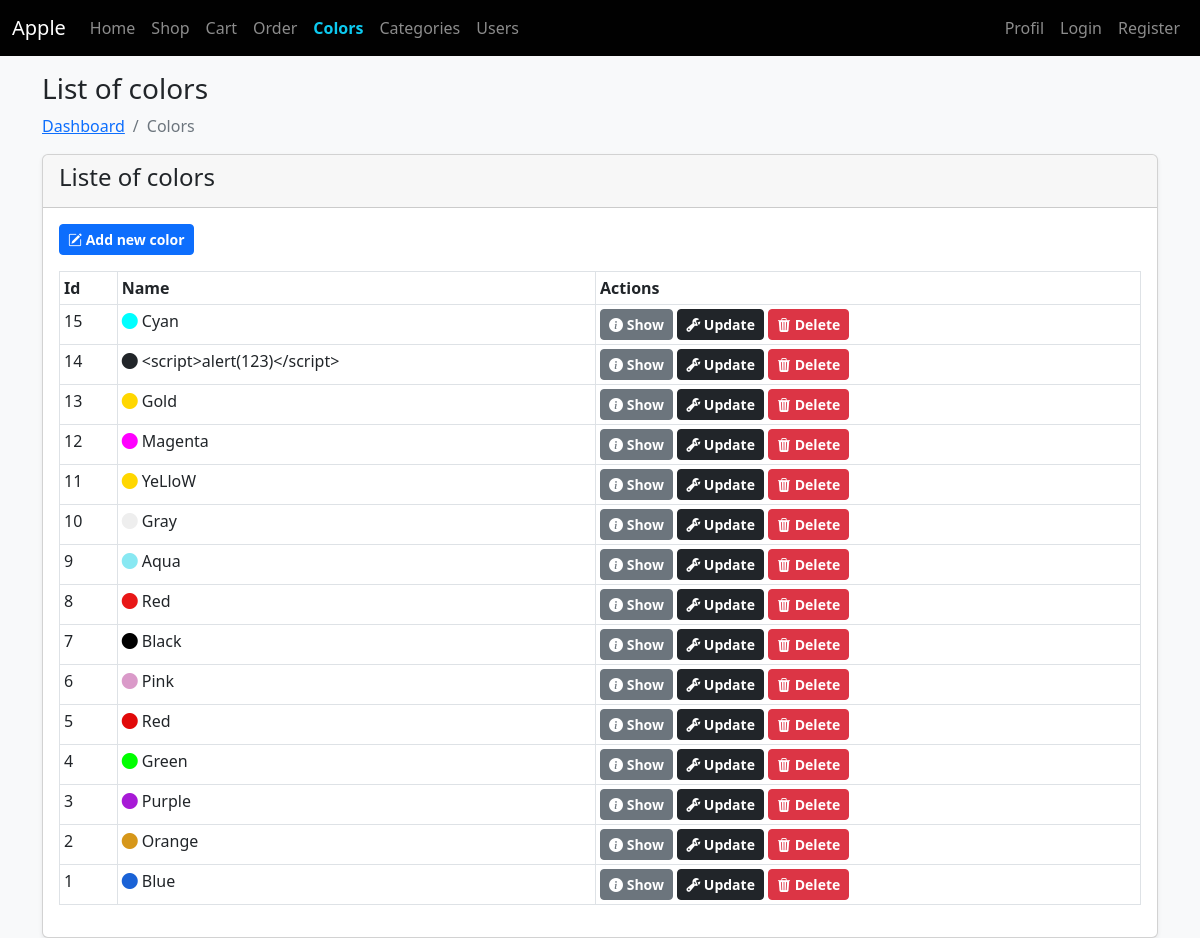
/colors.php, run on an earlier commit of the app's database.
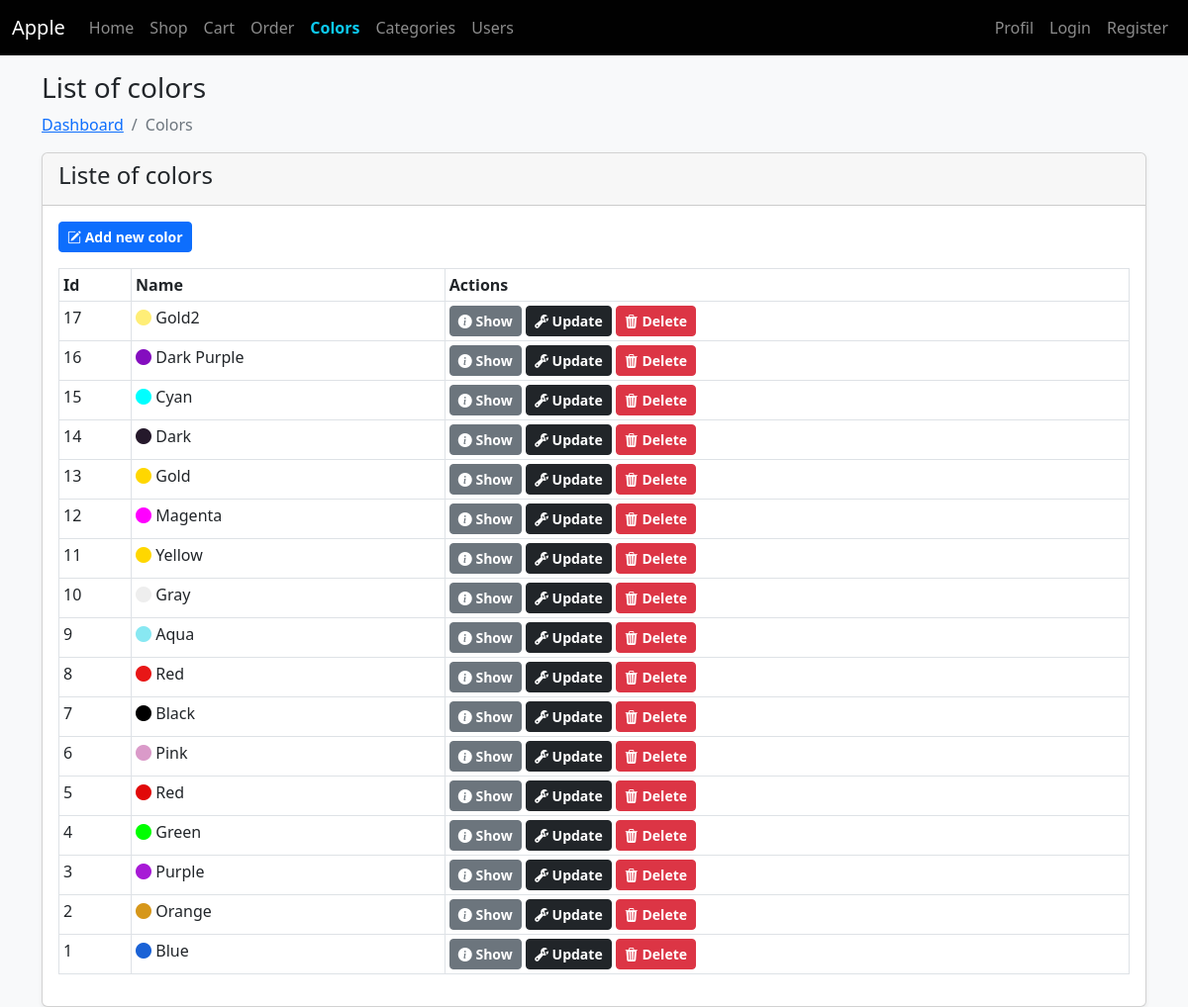
And on a later commit of the database.
### tables this page shows
CREATE TABLE `colors` (
  `id` int(11) NOT NULL,
  `name` varchar(255) DEFAULT NULL,
  `hex` varchar(10) DEFAULT NULL,
  `created_at` timestamp NOT NULL DEFAULT current_timestamp(),
  `updated_at` timestamp NOT NULL DEFAULT current_timestamp() ON UPDATE current_timestamp(),
  `deleted_at` timestamp NULL DEFAULT NULL
);

### colors.php (the view, shortened to what this page needs)
<?php
require_once "database/database.php";
$colors = $db->query("SELECT * FROM colors WHERE deleted_at IS NULL ORDER BY id DESC")->fetchAll();
?>
<!doctype html>
<html lang="en">
<head>
    <?php include "body/head.php"; ?>
</head>
<body class="bg-light">
    <header>
        <?php include "body/nav.php"; ?>
    </header>
    <main class="container">
        <h3 class="mt-3">
            List of colors
        </h3>
        <nav aria-label="breadcrumb my-3">
            <ol class="breadcrumb">
                <li class="breadcrumb-item"><a href="dashboard.php">Dashboard</a></li>
                <li class="breadcrumb-item active" aria-current="page">Colors</li>
            </ol>
        </nav>
        <div class="card shadow-sm">
            <div class="card-header">
                <h4>Liste of colors</h4>
            </div>
            <div class="card-body">
                <a href="color_add.php" class="btn btn-primary btn-sm fw-bold mb-3">
                    <i class="bi bi-pencil-square"></i>
                    Add new color
                </a>
                <div class="table-responsive">
                    <table class="table table-sm table-bordered">
                        <thead>
                            <tr>
                                <th>Id</th>
                                <th>Name</th>
                                <th>Actions</th>
                            </tr>
                        </thead>
                        <tbody>
                            <?php foreach ($colors as $key => $color) : ?>
                                <tr>
                                    <td>
                                        <?= $color->id ?>
                                    </td>
                                    <td>
                                        <i class="bi bi-circle-fill" style="color: <?= $color->hex ?>"></i>
                                        <?= ucwords($color->name) ?>
                                    </td>
                                    <td>
                                        <a href="color_details.php?id=<?= $color->id ?>" class="btn btn-secondary btn-sm fw-bold">
                                            <i class="bi bi-info-circle-fill"></i>
                                            Show
                                        </a>
                                        <a href="" class="btn btn-dark btn-sm fw-bold">
                                            <i class="bi bi-wrench-adjustable"></i>
                                            Update
                                        </a>
                                        <a href="" class="btn btn-danger btn-sm fw-bold">
                                            <i class="bi bi-trash3-fill"></i>
                                            Delete
                                        </a>
                                    </td>
                                </tr>
                            <?php endforeach  ?>
                        </tbody>
                    </table>
                </div>
            </div>
        </div>
    </main>
</body>
</html>

What changed in the data, as far as the page shows it:
added colors: id "17", name "Gold2"
added colors: id "16", name "Dark Purple"
changed colors id 14: hex "test" → "#25192b" (drawn); name "<script>alert(123)</script>" → "Dark"
changed colors id 11: name "YeLloW" → "Yellow"
